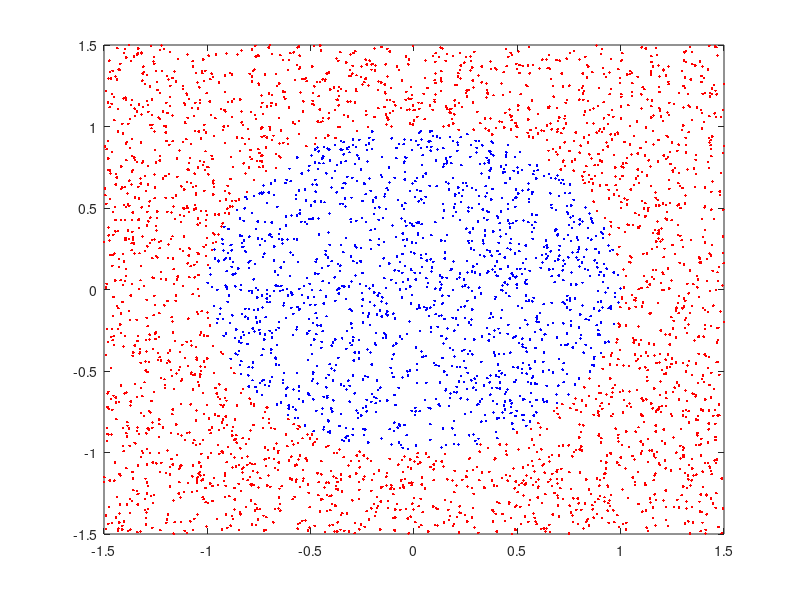
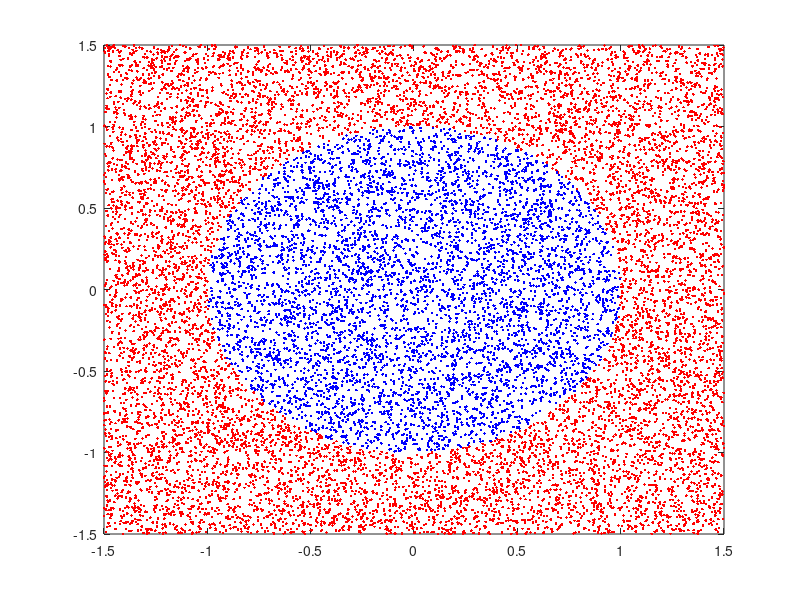

Write MATLAB code to recreate these figures, in order.
function [x_train,y_train, x_test, y_test] = Circle_Sampling()

n = 20000;
d = 3;
x = rand(1.2*n, 2)*d;

x = x - d/2;
x = [x, x(:, 1).^2+x(:, 2).^2];

x(x(:, 3) > 1.0, 3) = 1; 
x(x(:, 3) < 1, 3) = 0;

selected_id = (x(:, 3) == 0 | x(:, 3) == 1);
x = x(selected_id, :);

y_train = x(1:4000, 3);
x_train = x(1:4000, 1:2);
x_test = x(4001:n, 1:2);
y_test = x(4001:n, 3);
% x_test = rand(10*n, 2)*d - d/2;
% y_test = [];

figure('name','train');
plot(x_train(y_train==1, 1), x_train(y_train==1, 2), 'r.', x_train(y_train==0, 1), x_train(y_train==0, 2), 'b.');
figure('name','test');
plot(x_test(y_test==1, 1), x_test(y_test==1, 2), 'r.', x_test(y_test==0, 1), x_test(y_test==0, 2), 'b.');



